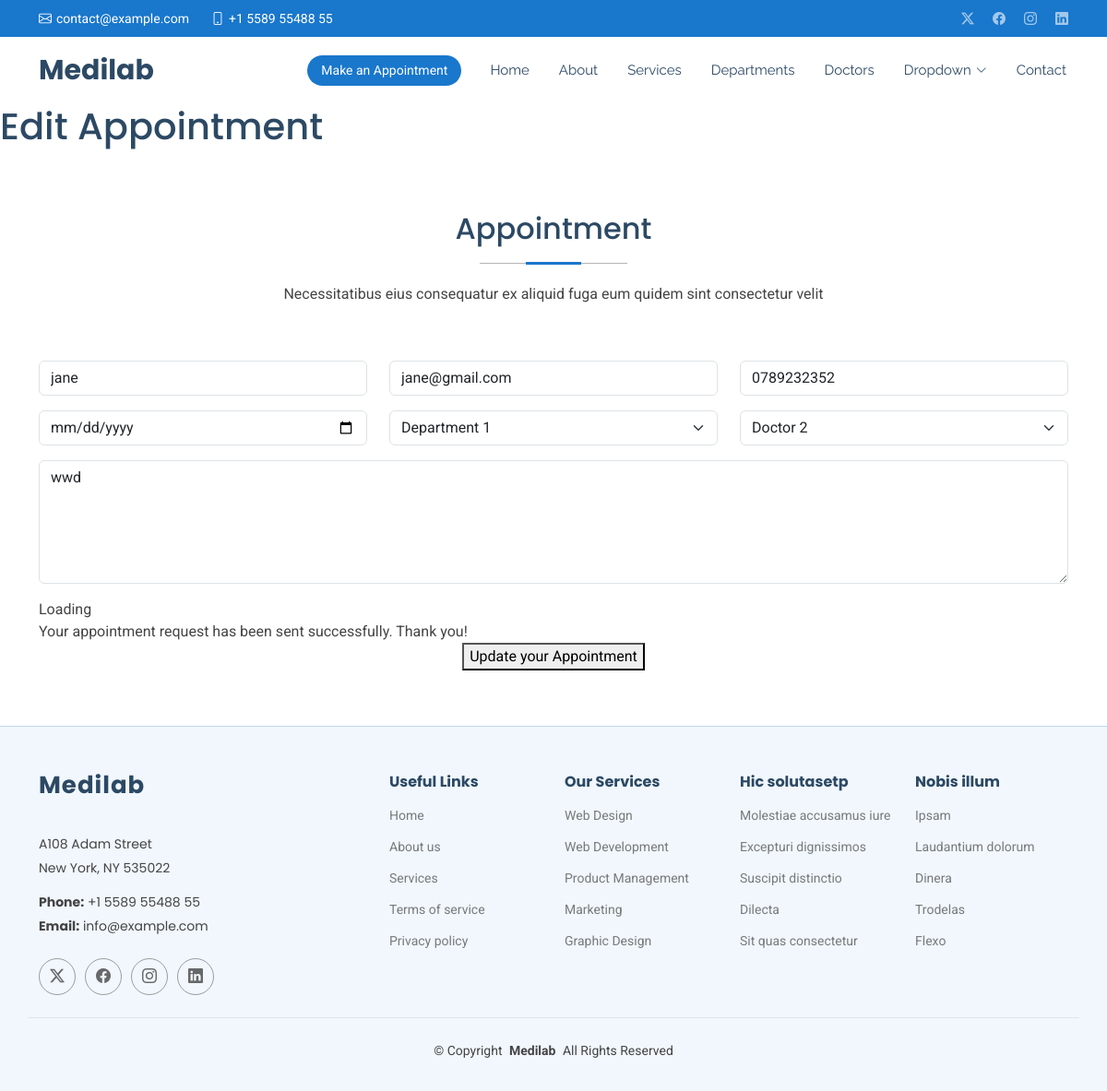
Page /edit/2 on the earlier database version.
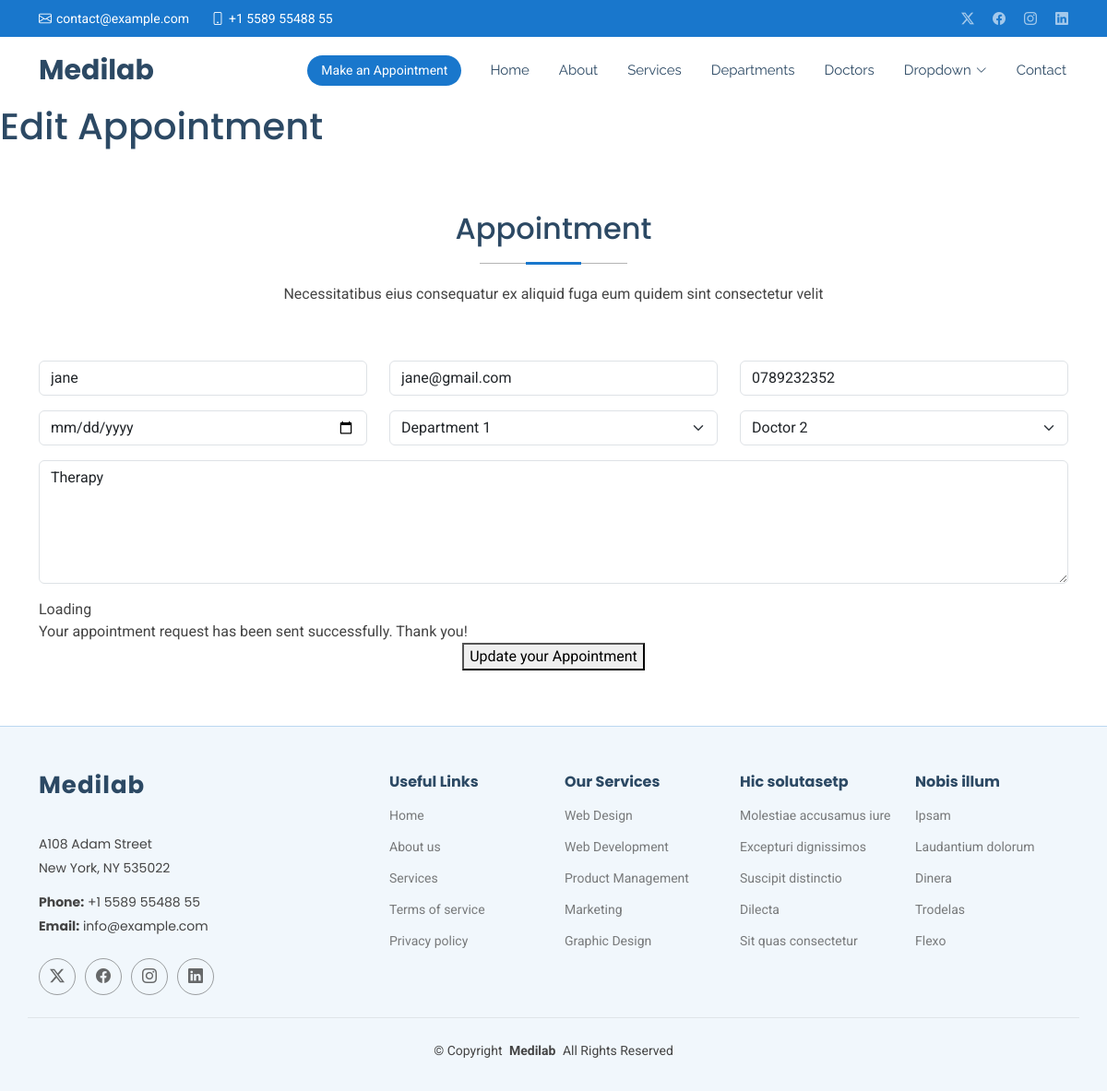
Same page on the later database version.
### medapp/models.py (models this page shows, shortened)
class Appointment(models.Model):
    name = models.CharField(max_length=50)
    email = models.EmailField()
    phone = models.CharField(max_length=15)
    date = models.DateField()
    department = models.CharField(max_length=50)
    doctor = models.CharField(max_length=50)
    message = models.TextField()

### medapp/views.py (the view)
# urls.py: path('edit/<int:id>', views.edit, name='edit'),
def edit (request, id):
    appointment = get_object_or_404(Appointment,id=id)
    if request.method == "POST":
        appointment.name = request.POST.get('name')
        appointment.email = request.POST.get('email')
        appointment.phone = request.POST.get('phone')
        appointment.date = request.POST.get('date')
        appointment.department = request.POST.get('department')
        appointment.doctor = request.POST.get('doctor')
        appointment.message = request.POST.get('message')
        appointment.save()
        return redirect('/show')
    else:
        return render(request,'edit.html',{'appointment':appointment})

### Templates/edit.html (shortened to what this page needs)
{% extends 'starter-page.html' %}
{% load static %}
{% block content %}
    <h1>Edit Appointment</h1>
    <section id="appointment" class="appointment section">
      <div class="container section-title" data-aos="fade-up">
        <h2>Appointment</h2>
        <p>Necessitatibus eius consequatur ex aliquid fuga eum quidem sint consectetur velit</p>
      </div>
      <div class="container" data-aos="fade-up" data-aos-delay="100">
        <form method="post" >
          <div class="row">
            <div class="col-md-4 form-group">
              <input type="text" name="name" value="{{ appointment.name }}" class="form-control" id="name" placeholder="Your Name" required="">
            </div>
            <div class="col-md-4 form-group mt-3 mt-md-0">
              <input type="email" class="form-control" value="{{ appointment.email }}" name="email" id="email" placeholder="Your Email" required="">
            </div>
            <div class="col-md-4 form-group mt-3 mt-md-0">
              <input type="tel" class="form-control" name="phone" value="{{ appointment.phone }}" id="phone" placeholder="Your Phone" required="">
            </div>
          </div>
          <div class="row">
            <div class="col-md-4 form-group mt-3">
              <input type="date" name="date" class="form-control datepicker" value="{{ appointment.date }}" id="date" placeholder="Appointment Date" required="">
            </div>
            <div class="col-md-4 form-group mt-3">
              <select  name="department" value="{{ appointment.department }}"  id="department" class="form-select" required="">
                <option value="Department 1"  {% if appointment.department == "Department 1" %} selected {% endif %} >Department 1</option>
              </select>
            </div>
            <div class="col-md-4 form-group mt-3">
              <select name="doctor"  id="doctor" class="form-select" required="">
                <option value="Doctor 2" {% if appointment.doctor == "Doctor 2" %}selected{% endif %}>Doctor 2</option>
              </select>
            </div>
          </div>
          <div class="form-group mt-3">
            <textarea class="form-control" name="message" rows="5" placeholder="Message (Optional)" >{{ appointment.message }}</textarea>
          </div>
          <div class="mt-3">
            <div class="loading">Loading</div>
            <div class="sent-message">Your appointment request has been sent successfully. Thank you!</div>
            <div class="text-center"><button type="submit">Update your Appointment</button></div>
          </div>
        </form>
      </div>
    </section>
{% endblock %}

Differences in the rows shown:
changed Appointment "jane": message "wwd" → "Therapy"
